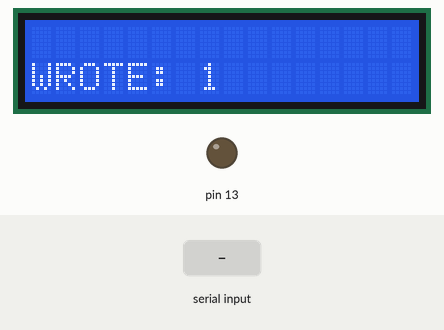
This sketch was run on a simulated Arduino Uno, built with avr-gcc and run on an emulated ATmega328P. On the bench: 16×2 character LCD, output pins drawn as LEDs (lit = HIGH). Dashed ring = blinking. Inputs (shaded band) come from the test bench. What the sketch prints to the serial monitor is not drawn.

Above: at 1.25 s.
1.3 s: "1" received over Serial
At 1.66 s:
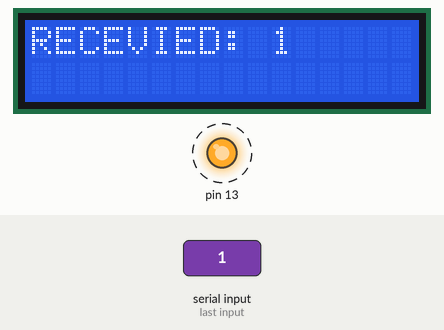
At 2.48 s:
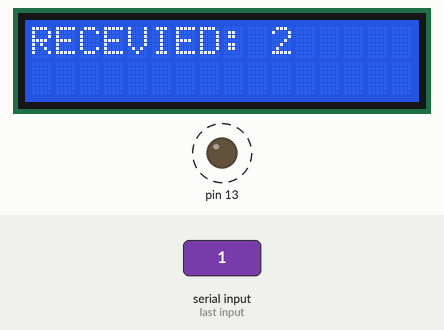
Timing chart, 0 to 9.1 s (numbered marks = the images above; inputs shaded):
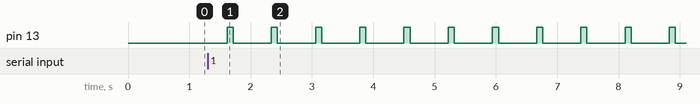

Measured:
- after the input at 1.3 s, pin 13: alternates HIGH for 0.10 s and LOW for 0.62 s, starting after 0.32 s; the display: first differs from a run without the input after 0.32 s (image 1)

The sketch:

Arduino_1.ino
```cpp
#include <LiquidCrystal.h>
LiquidCrystal lcd(4,5,6,7,8,9);

void setup() {
  lcd.begin(16,2);
  Serial.begin(9600);
  pinMode(13,OUTPUT);
}
//void debug(byte b){
//  for(byte i(1);i<=b;i++){
//    digitalWrite(13,HIGH);
//    delay(100);
//    digitalWrite(13,LOW);
//    delay(100);
//    lcd.print("first
//  }
//}
byte v(0);
long t(0);
void loop() {
  if(Serial.available()){
    lcd.print("RECEVIED: ");
    v++;
    lcd.print(v);
    digitalWrite(13,HIGH);
    delay(100);
    digitalWrite(13,LOW);
    delay(100);
    lcd.clear();
  }
  for(byte i(0);i<5;i++){
    Serial.write(i);
    lcd.setCursor(0,1);
    lcd.print("WROTE: ");
    lcd.print(i);
    delay(100);
    lcd.clear();
  }
//  if(millis() -t >=1000){
//    Serial.write(v++);
//    if(v==10){
//      v=0;
//    }
//    t=millis();
//  }
//  if(Serial.available() > 0){
//    byte rasp=Serial.read();
//    debug(rasp);
//  }
}
```
